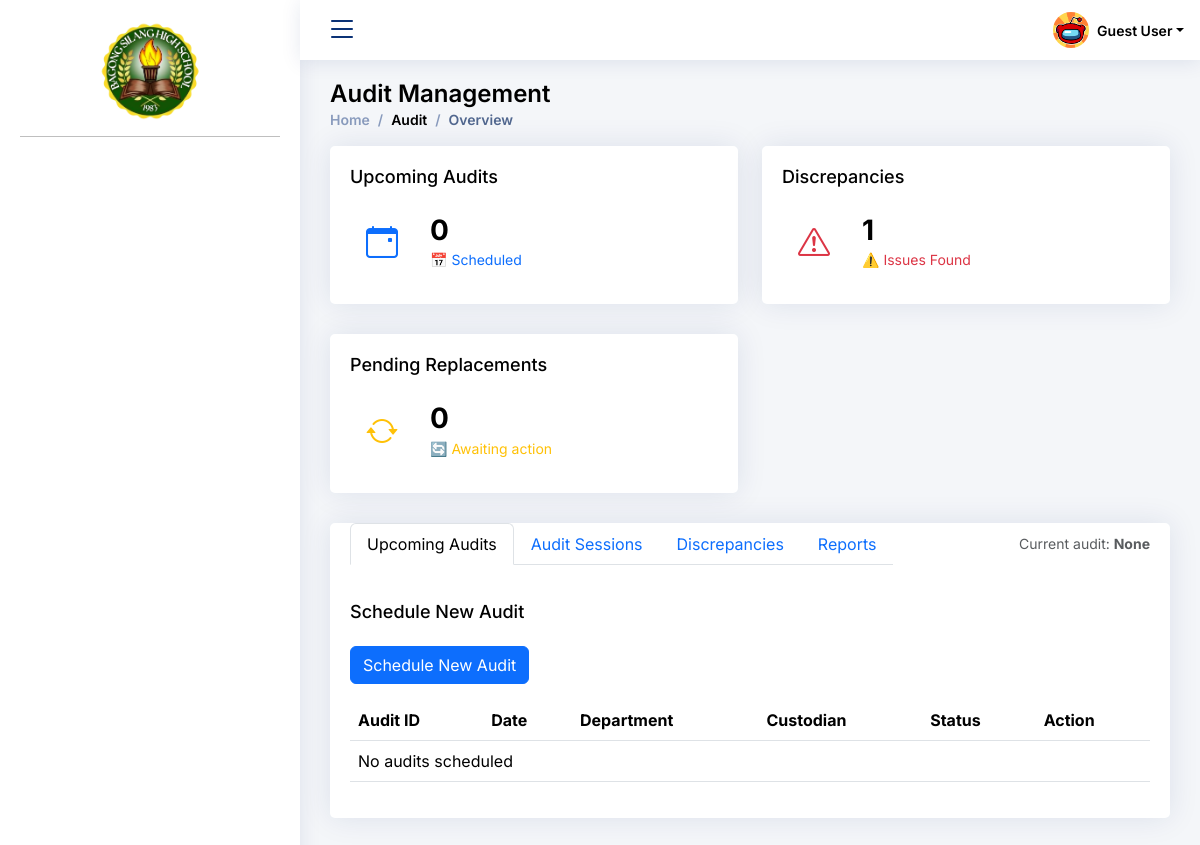
Before: /User_Admin/Property_Audit/property_audit.php with the older database file.
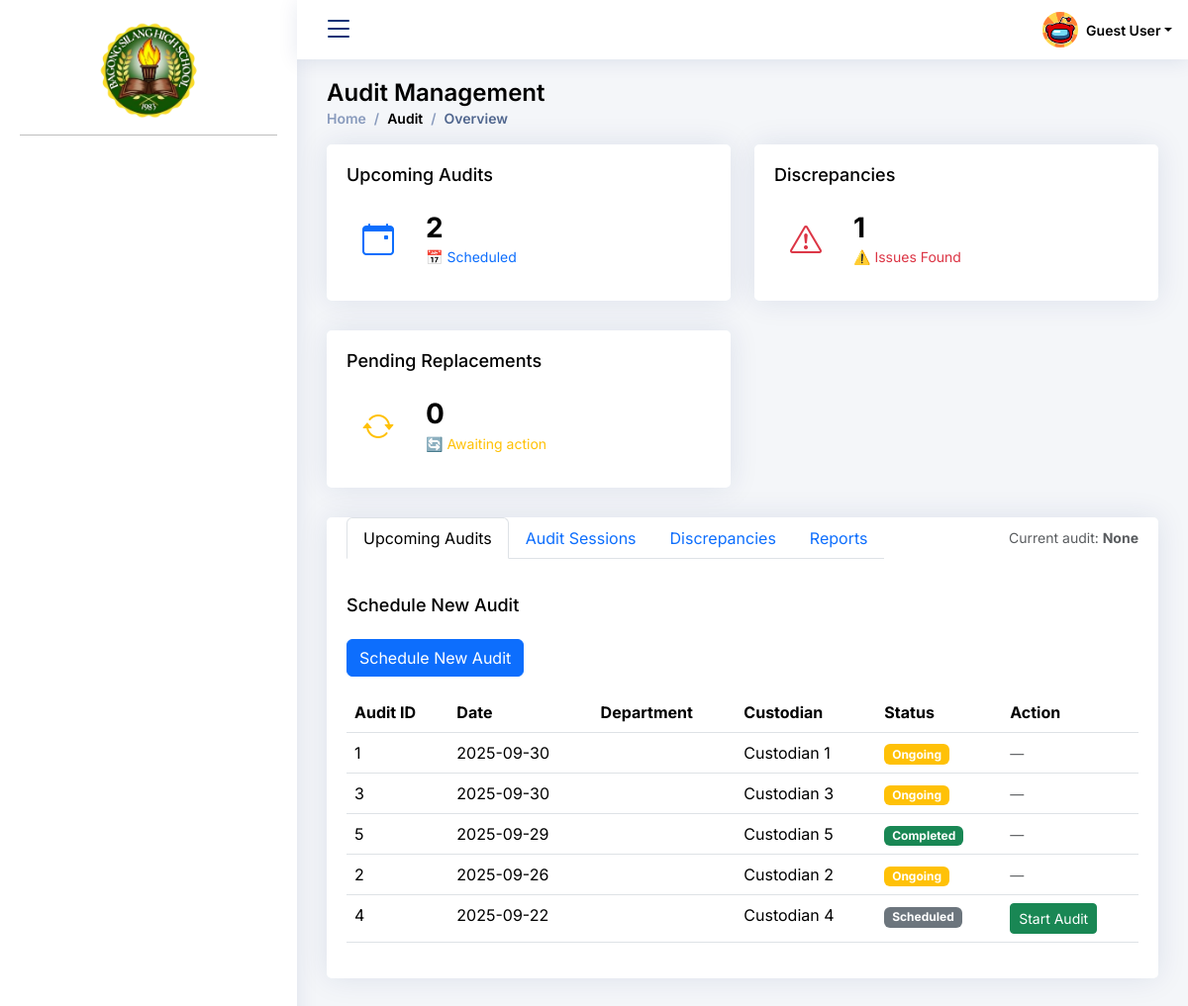
After: the same page with the newer database file.
### tables this page shows
CREATE TABLE `bcp_sms4_audit` (
  `id` int NOT NULL AUTO_INCREMENT,
  `audit_date` date NOT NULL,
  `department` varchar(100) NOT NULL,
  `custodian` varchar(100) NOT NULL,
  `status` enum('Scheduled','Ongoing','Completed') DEFAULT 'Scheduled',
  PRIMARY KEY (`id`)
);

### User_Admin/Property_Audit/property_audit.php (the view, shortened to what the changed rows need)
<!DOCTYPE html>
<html lang="en">
<head>
  <link href="../../assets/vendor/bootstrap/css/bootstrap.min.css" rel="stylesheet">
  <link href="../../assets/vendor/bootstrap-icons/bootstrap-icons.css" rel="stylesheet">
  <link href="../../assets/vendor/boxicons/css/boxicons.min.css" rel="stylesheet">
  <link href="../../assets/vendor/quill/quill.snow.css" rel="stylesheet">
  <link href="../../assets/vendor/quill/quill.bubble.css" rel="stylesheet">
  <link href="../../assets/vendor/remixicon/remixicon.css" rel="stylesheet">
  <link href="../../assets/vendor/simple-datatables/style.css" rel="stylesheet">
  <link href="../../assets/css/style.css" rel="stylesheet">
  <link href="../../assets/css/schedule_maintenance.css" rel="stylesheet">
</head>
<body>
    <main id="main" class="main">
      <div class="pagetitle">
        <h1>Audit Management</h1>
      </div>
      <?php
      include '../../connection.php';
      $upcoming_audits = 0;
      $result = $conn->query("SELECT COUNT(*) as total FROM bcp_sms4_audit WHERE audit_date >= CURDATE() AND status != 'Completed'");
      if ($result && $row = $result->fetch_assoc()) {
          $upcoming_audits = $row['total'];
      }
      ?>
    <section class="section dashboard">
        <div class="row">
        <div class="col-xxl-4 col-md-6">
            <div class="card info-card">
            <div class="card-body">
                <div class="d-flex align-items-center">
                <div class="ps-3">
                    <h6><?php echo $upcoming_audits; ?></h6>
                    <span class="text-primary small">📅 Scheduled</span>
                </div>
                </div>
            </div>
            </div>
        </div>
        </div>
    </section>
    <section class="section">
        <div class="row">
        <div class="col-lg-12">
            <div class="card">
            <div class="card-body">
                <div class="tab-content mt-3" id="auditTabsContent">
              <div class="tab-pane fade show active" id="upcoming" role="tabpanel">
                <table class="table datatable">
                  <thead>
                    <tr>
                      <th>Audit ID</th>
                      <th>Date</th>
                      <th>Department</th>
                      <th>Custodian</th>
                      <th>Status</th>
                      <th>Action</th>
                    </tr>
                  </thead>
                  <tbody>
                    <?php
                    $audits = $conn->query("SELECT * FROM bcp_sms4_audit ORDER BY audit_date DESC");
                    if ($audits && $audits->num_rows > 0):
                        while ($row = $audits->fetch_assoc()):
                    ?>
                        <tr>
                          <td><?= $row['id'] ?></td>
                          <td><?= $row['audit_date'] ?></td>
                          <td><?= htmlspecialchars($row['department_code']) ?></td>
                          <td><?= htmlspecialchars($row['custodian']) ?></td>
                          <td>
                            <?php if ($row['status'] == 'Ongoing'): ?>
                              <span class="badge bg-warning"><?= $row['status'] ?></span>
                            <?php elseif ($row['status'] == 'Completed'): ?>
                              <span class="badge bg-success"><?= $row['status'] ?></span>
                            <?php else: ?>
                              <span class="badge bg-secondary"><?= $row['status'] ?></span>
                            <?php endif; ?>
                          </td>
                          <td>
                            <?php if ($row['status'] == 'Scheduled'): ?>
                              <form method="POST" style="display:inline">
                                <button class="btn btn-sm btn-success" type="submit" onclick="return confirm('Start this audit?')">Start Audit</button>
                              </form>
                            <?php else: ?>
                              <span class="small text-muted">—</span>
                            <?php endif; ?>
                          </td>
                        </tr>
                    <?php endwhile; else: ?>
                        <tr><td colspan="6">No audits scheduled</td></tr>
                    <?php endif; ?>
                  </tbody>
                </table>
              </div>
            </div>
          </div>
        </div>
      </div>
    </div>
  </section>
</main>
</body>
  </body>
</html>

Changed rows visible on the page:
added bcp_sms4_audit: id "1", audit_date "2025-09-30", custodian "Custodian 1", status "Ongoing"
added bcp_sms4_audit: id "3", audit_date "2025-09-30", custodian "Custodian 3", status "Ongoing"
added bcp_sms4_audit: id "5", audit_date "2025-09-29", custodian "Custodian 5", status "Completed"
added bcp_sms4_audit: id "2", audit_date "2025-09-26", custodian "Custodian 2", status "Ongoing"
added bcp_sms4_audit: id "4", audit_date "2025-09-22", custodian "Custodian 4", status "Scheduled"
Other visible differences:
$upcoming_audits: "0" → "2"
text no longer shown: "No audits scheduled"
